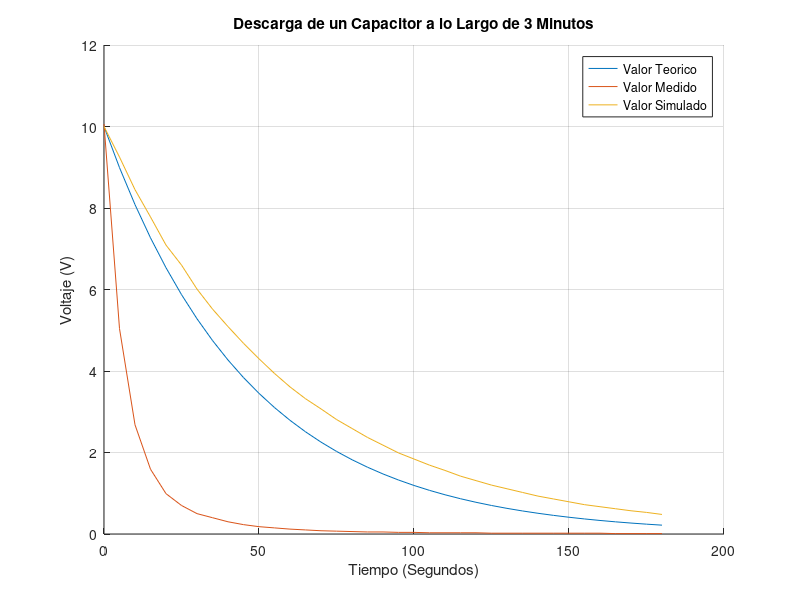

Here is the MATLAB script that generated this plot:
x = [0 5 10 15 20 25 30 35 40 45 50 55 60 65 70 75 80 85 90 95 100 105 110 115 120 125 130 135 140 145 150 155 160 165 170 175 180];
yt = 10*exp(-(x/47));
ym = [10.06 5.04 2.68 1.59 0.99 0.7 0.5 0.4 0.3 0.23 0.18 0.15 0.12 0.1 0.08 0.07 0.06 0.05 0.05 0.04 0.04 0.03 0.03 0.03 0.03 0.02 0.02 0.02 0.02 0.02 0.02 0.02 0.02 0.01 0.01 0.01 0.01];
ys = [10 9.25 8.45 7.78 7.09 6.6 6.01 5.52 5.09 4.68 4.3 3.94 3.61 3.32 3.07 2.81 2.59 2.37 2.18 1.99 1.84 1.69 1.56 1.42 1.31 1.2 1.11 1.02 0.93 0.86 0.79 0.72 0.67 0.62 0.57 0.53 0.48];
hold on
plot(x,yt)
plot(x,ym)
plot(x,ys)
grid on
xlabel("Tiempo (Segundos)")
ylabel("Voltaje (V)")
title("Descarga de un Capacitor a lo Largo de 3 Minutos")
legend("Valor Teorico","Valor Medido","Valor Simulado")
